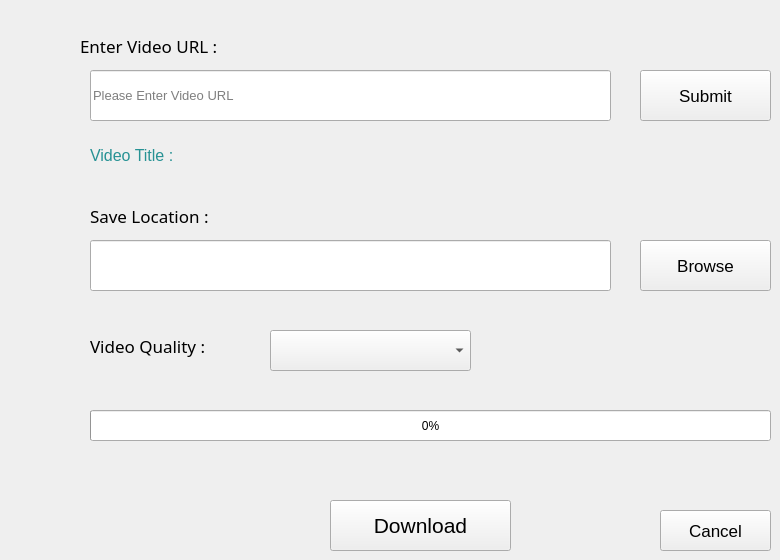
    <widget class="QWidget" name="tab_2">
     <attribute name="title">
      <string>Download YouTube Video</string>
     </attribute>
     <widget class="QLineEdit" name="location_2">
      <property name="geometry">
       <rect>
        <x>90</x>
        <y>240</y>
        <width>521</width>
        <height>51</height>
       </rect>
      </property>
      <property name="statusTip">
       <string/>
      </property>
      <property name="whatsThis">
       <string/>
      </property>
     </widget>
     <widget class="QLineEdit" name="url_2">
      <property name="geometry">
       <rect>
        <x>90</x>
        <y>70</y>
        <width>521</width>
        <height>51</height>
       </rect>
      </property>
      <property name="font">
       <font>
        <pointsize>10</pointsize>
       </font>
      </property>
      <property name="placeholderText">
       <string>Please Enter Video URL </string>
      </property>
     </widget>
     <widget class="QPushButton" name="browse_2">
      <property name="geometry">
       <rect>
        <x>640</x>
        <y>240</y>
        <width>131</width>
        <height>51</height>
       </rect>
      </property>
      <property name="font">
       <font>
        <pointsize>13</pointsize>
        <weight>50</weight>
        <bold>false</bold>
       </font>
      </property>
      <property name="text">
       <string>Browse</string>
      </property>
     </widget>
     <widget class="QPushButton" name="download_2">
      <property name="geometry">
       <rect>
        <x>330</x>
        <y>500</y>
        <width>181</width>
        <height>51</height>
       </rect>
      </property>
      <property name="font">
       <font>
        <pointsize>16</pointsize>
        <weight>50</weight>
        <bold>false</bold>
       </font>
      </property>
      <property name="text">
       <string>Download</string>
      </property>
     </widget>
     <widget class="QComboBox" name="qualityBox">
      <property name="geometry">
       <rect>
        <x>270</x>
        <y>330</y>
        <width>201</width>
        <height>41</height>
       </rect>
      </property>
     </widget>
     <widget class="QPushButton" name="submit">
      <property name="geometry">
       <rect>
        <x>640</x>
        <y>70</y>
        <width>131</width>
        <height>51</height>
       </rect>
      </property>
      <property name="font">
       <font>
        <pointsize>13</pointsize>
        <weight>50</weight>
        <bold>false</bold>
       </font>
      </property>
      <property name="text">
       <string>Submit</string>
      </property>
     </widget>
     <widget class="QLabel" name="label_7">
      <property name="geometry">
       <rect>
        <x>80</x>
        <y>30</y>
        <width>181</width>
        <height>31</height>
       </rect>
      </property>
      <property name="font">
       <font>
        <family>Mongolian Baiti</family>
        <pointsize>13</pointsize>
        <weight>50</weight>
        <bold>false</bold>
       </font>
      </property>
      <property name="text">
       <string>Enter Video URL :</string>
      </property>
     </widget>
     <widget class="QLabel" name="label_13">
      <property name="geometry">
       <rect>
        <x>90</x>
        <y>200</y>
        <width>161</width>
        <height>31</height>
       </rect>
      </property>
      <property name="font">
       <font>
        <family>Mongolian Baiti</family>
        <pointsize>13</pointsize>
        <weight>50</weight>
        <bold>false</bold>
       </font>
      </property>
      <property name="text">
       <string>Save Location : </string>
      </property>
     </widget>
     <widget class="QLabel" name="label_14">
      <property name="geometry">
       <rect>
        <x>90</x>
        <y>330</y>
        <width>161</width>
        <height>31</height>
       </rect>
      </property>
      <property name="font">
       <font>
        <family>Mongolian Baiti</family>
        <pointsize>13</pointsize>
        <weight>50</weight>
        <bold>false</bold>
       </font>
      </property>
      <property name="text">
       <string>Video Quality : </string>
      </property>
     </widget>
     <widget class="QProgressBar" name="progressBar_2">
      <property name="geometry">
       <rect>
        <x>90</x>
        <y>410</y>
        <width>681</width>
        <height>31</height>
       </rect>
      </property>
      <property name="value">
       <number>0</number>
      </property>
     </widget>
     <widget class="QPushButton" name="cancel_2">
      <property name="geometry">
       <rect>
        <x>660</x>
        <y>510</y>
        <width>111</width>
        <height>41</height>
       </rect>
      </property>
      <property name="font">
       <font>
        <pointsize>13</pointsize>
       </font>
      </property>
      <property name="text">
       <string>Cancel</string>
      </property>
     </widget>
     <widget class="QLabel" name="titleLabel">
      <property name="geometry">
       <rect>
        <x>90</x>
        <y>140</y>
        <width>521</width>
        <height>31</height>
       </rect>
      </property>
      <property name="font">
       <font>
        <pointsize>12</pointsize>
        <weight>50</weight>
        <italic>false</italic>
        <bold>false</bold>
        <underline>false</underline>
        <strikeout>false</strikeout>
        <stylestrategy>PreferDefault</stylestrategy>
        <kerning>true</kerning>
       </font>
      </property>
      <property name="cursor">
       <cursorShape>ArrowCursor</cursorShape>
      </property>
      <property name="tabletTracking">
       <bool>false</bool>
      </property>
      <property name="styleSheet">
       <string notr="true">color : #279294;</string>
      </property>
      <property name="text">
       <string>Video Title : </string>
      </property>
      <property name="textFormat">
       <enum>Qt::RichText</enum>
      </property>
     </widget>
    </widget>
